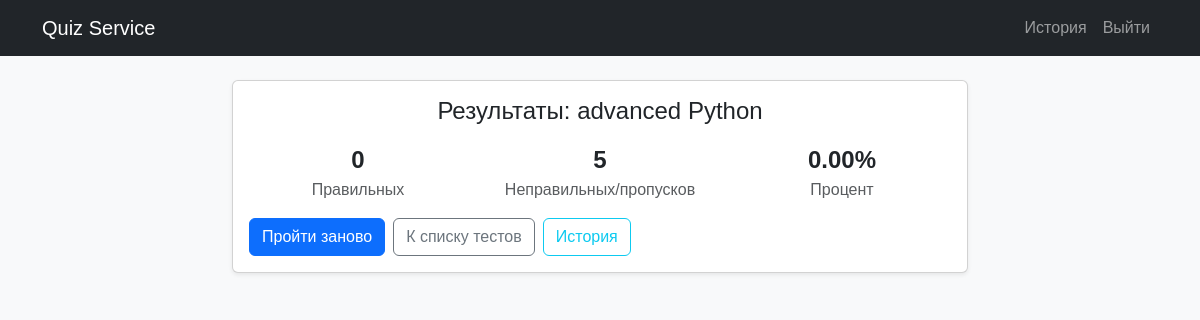
Page /attempts/2/result/ (signed in) on the committed database.
### quiz_for_brandpol/models.py (models this page shows, shortened)
class Attempt(models.Model):
    user = models.ForeignKey(User, on_delete=models.CASCADE, related_name="attempts")
    test = models.ForeignKey(Test, on_delete=models.CASCADE, related_name="attempts")
    started_at = models.DateTimeField(default=timezone.now)
    completed_at = models.DateTimeField(null=True, blank=True)
    correct_count = models.PositiveIntegerField(default=0)
    wrong_count = models.PositiveIntegerField(default=0)
    percent = models.DecimalField(max_digits=5, decimal_places=2, default=0)

class Test(models.Model):
    title = models.CharField(max_length=200)
    description = models.TextField(blank=True)
    is_active = models.BooleanField(default=True)
    created_at = models.DateTimeField(auto_now_add=True)

### quiz_for_brandpol/views.py (the view)
# urls.py: path("attempts/<int:attempt_id>/result/", ResultView.as_view(), name="qfb_result"),
@method_decorator(login_required, name="dispatch")
class ResultView(View):
    template_name = "quiz_for_brandpol/result.html"
    def get(self, request, attempt_id):
        attempt = get_object_or_404(Attempt, id=attempt_id, user=request.user)
        return render(request, self.template_name, {"attempt": attempt})

### quiz_for_brandpol/templates/quiz_for_brandpol/result.html (shortened to what this page needs)
{% extends "quiz_for_brandpol/base.html" %}
{% block content %}
<div class="row justify-content-center">
  <div class="col-md-8">
    <div class="card shadow-sm">
      <div class="card-body">
        <h1 class="h4 mb-3">Результаты: {{ attempt.test.title }}</h1>
        <div class="row text-center mb-3">
          <div class="col">
            <div class="fw-bold fs-4">{{ attempt.correct_count }}</div>
            <div class="text-muted">Правильных</div>
          </div>
          <div class="col">
            <div class="fw-bold fs-4">{{ attempt.wrong_count }}</div>
            <div class="text-muted">Неправильных/пропусков</div>
          </div>
          <div class="col">
            <div class="fw-bold fs-4">{{ attempt.percent }}%</div>
            <div class="text-muted">Процент</div>
          </div>
        </div>
        <div class="d-flex gap-2">
          <a href="{% url 'qfb_start' test_id=attempt.test.id %}" class="btn btn-primary">Пройти заново</a>
          <a href="{% url 'home' %}" class="btn btn-outline-secondary">К списку тестов</a>
          <a href="{% url 'qfb_history' %}" class="btn btn-outline-info">История</a>
        </div>
      </div>
    </div>
  </div>
</div>
{% endblock %}

### static/css/style.css (style rules this page uses)
body { background-color: #f8f9fa; font-family: Arial, sans-serif; }
h1 { color: #007bff; text-align: center; margin-top: 20px; }

### rows in the picture
Attempt: test "advanced Python", correct_count "0", wrong_count "5", percent "0.00"
